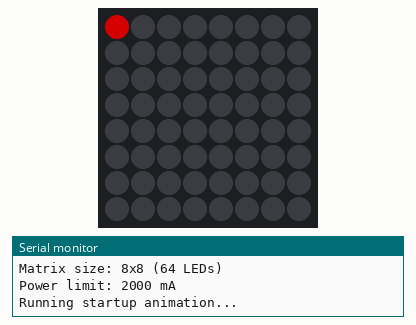
Recording of a sketch running on a simulated ESP32. Shown: 8×8 RGB LED matrix (first LED top left, wired row by row), the last lines printed to the serial monitor. Dim RGB values are drawn brighter than linear; WiFi joins after 1.5 s; servers stay silent unless stated.

Above: at 1.1 s.
At 1.7 s:
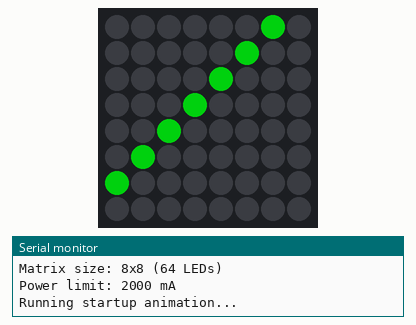
At 2.3 s:
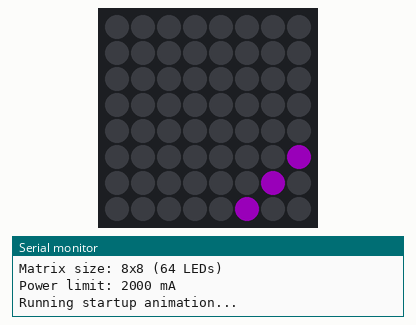
At 4.7 s:
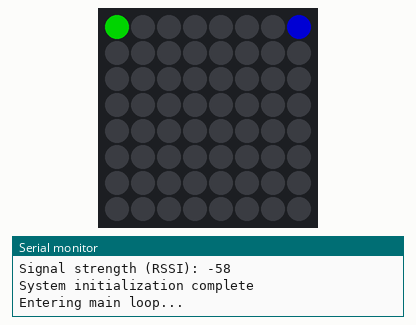

The sketch:

esp32_led_matrix_core.ino
```cpp
/*
 * ESP32 LED Matrix Core Firmware
 * Blockchain-responsive LED advertising board with WS2812B matrix
 *
 * Features:
 * - WiFi connection management with auto-reconnect
 * - FastLED integration for WS2812B matrix control
 * - Grid-based coordinate system for tile addressing
 * - Color setting functions with brightness control
 * - Modular architecture ready for REST API integration
 *
 * Hardware:
 * - ESP32 DevKit V1 or similar
 * - WS2812B LED matrix (configurable size)
 * - External 5V power supply for large matrices
 * - 470ohm resistor between ESP32 data pin and LED strip
 * - 1000uF capacitor across power supply for stability
 */

#include <WiFi.h>
#include <FastLED.h>

// ===== CONFIGURATION =====
// WiFi credentials
const char* WIFI_SSID = "YOUR_WIFI_SSID";
const char* WIFI_PASSWORD = "YOUR_WIFI_PASSWORD";

// LED Matrix Configuration
#define LED_PIN         2       // GPIO pin connected to WS2812B data line
#define LED_TYPE        WS2812B
#define COLOR_ORDER     GRB
#define MATRIX_WIDTH    8       // Number of tiles horizontally
#define MATRIX_HEIGHT   8       // Number of tiles vertically
#define NUM_LEDS        (MATRIX_WIDTH * MATRIX_HEIGHT)
#define BRIGHTNESS      128     // Global brightness (0-255)
#define FRAMES_PER_SECOND 60

// Power management
#define MAX_MILLIAMPS   2000    // Limit power draw for safety

// Matrix layout - adjust based on your wiring pattern
#define MATRIX_SERPENTINE true  // Set to false if matrix is not serpentine wired

// ===== GLOBAL VARIABLES =====
CRGB leds[NUM_LEDS];
bool wifiConnected = false;
unsigned long lastWiFiCheck = 0;
const unsigned long WIFI_CHECK_INTERVAL = 30000; // Check WiFi every 30 seconds

// ===== CORE FUNCTIONS =====

/**
 * Initialize WiFi connection
 * Connects to specified network with automatic retry
 */
void setupWiFi() {
  WiFi.mode(WIFI_STA);
  WiFi.begin(WIFI_SSID, WIFI_PASSWORD);

  Serial.print("Connecting to WiFi");
  int attempts = 0;
  while (WiFi.status() != WL_CONNECTED && attempts < 20) {
    delay(500);
    Serial.print(".");
    attempts++;
  }

  if (WiFi.status() == WL_CONNECTED) {
    wifiConnected = true;
    Serial.println();
    Serial.println("WiFi connected successfully!");
    Serial.print("IP address: ");
    Serial.println(WiFi.localIP());
    Serial.print("Signal strength (RSSI): ");
    Serial.println(WiFi.RSSI());
  } else {
    wifiConnected = false;
    Serial.println();
    Serial.println("WiFi connection failed. Operating in offline mode.");
  }
}

/**
 * Check WiFi connection status and reconnect if needed
 */
void checkWiFiConnection() {
  if (millis() - lastWiFiCheck > WIFI_CHECK_INTERVAL) {
    lastWiFiCheck = millis();

    if (WiFi.status() != WL_CONNECTED && wifiConnected) {
      Serial.println("WiFi connection lost. Attempting to reconnect...");
      wifiConnected = false;
      WiFi.reconnect();
    } else if (WiFi.status() == WL_CONNECTED && !wifiConnected) {
      wifiConnected = true;
      Serial.println("WiFi reconnected successfully!");
      Serial.print("IP address: ");
      Serial.println(WiFi.localIP());
    }
  }
}

/**
 * Initialize LED matrix
 * Sets up FastLED library and applies power/thermal management
 */
void setupLEDs() {
  // Initialize FastLED
  FastLED.addLeds<LED_TYPE, LED_PIN, COLOR_ORDER>(leds, NUM_LEDS)
    .setCorrection(TypicalLEDStrip)
    .setTemperature(DirectSunlight);

  // Set brightness and power limits
  FastLED.setBrightness(BRIGHTNESS);
  FastLED.setMaxPowerInVoltsAndMilliamps(5, MAX_MILLIAMPS);

  // Clear all LEDs on startup
  FastLED.clear();
  FastLED.show();

  Serial.println("LED matrix initialized");
  Serial.printf("Matrix size: %dx%d (%d LEDs)\n", MATRIX_WIDTH, MATRIX_HEIGHT, NUM_LEDS);
  Serial.printf("Power limit: %d mA\n", MAX_MILLIAMPS);

  // Test pattern - brief startup animation
  startupAnimation();
}

/**
 * Convert 2D grid coordinates to 1D LED index
 * Handles serpentine wiring pattern common in LED matrices
 *
 * @param x Horizontal coordinate (0 to MATRIX_WIDTH-1)
 * @param y Vertical coordinate (0 to MATRIX_HEIGHT-1)
 * @return LED index in the strip, or -1 if coordinates are invalid
 */
int getPixelIndex(int x, int y) {
  // Boundary check
  if (x < 0 || x >= MATRIX_WIDTH || y < 0 || y >= MATRIX_HEIGHT) {
    return -1;
  }

  int index;

  if (MATRIX_SERPENTINE) {
    // Serpentine wiring: odd rows are reversed
    if (y % 2 == 0) {
      // Even rows: left to right
      index = y * MATRIX_WIDTH + x;
    } else {
      // Odd rows: right to left
      index = y * MATRIX_WIDTH + (MATRIX_WIDTH - 1 - x);
    }
  } else {
    // Non-serpentine: all rows left to right
    index = y * MATRIX_WIDTH + x;
  }

  return index;
}

/**
 * Set color of a specific tile/pixel
 *
 * @param x Horizontal coordinate
 * @param y Vertical coordinate
 * @param color CRGB color object
 * @return true if pixel was set successfully, false if coordinates invalid
 */
bool setPixel(int x, int y, CRGB color) {
  int index = getPixelIndex(x, y);
  if (index >= 0 && index < NUM_LEDS) {
    leds[index] = color;
    return true;
  }
  return false;
}

/**
 * Set color of a specific tile using RGB values
 *
 * @param x Horizontal coordinate
 * @param y Vertical coordinate
 * @param r Red value (0-255)
 * @param g Green value (0-255)
 * @param b Blue value (0-255)
 * @return true if pixel was set successfully
 */
bool setPixelRGB(int x, int y, uint8_t r, uint8_t g, uint8_t b) {
  return setPixel(x, y, CRGB(r, g, b));
}

/**
 * Set color of a specific tile using HSV values
 *
 * @param x Horizontal coordinate
 * @param y Vertical coordinate
 * @param h Hue value (0-255)
 * @param s Saturation value (0-255)
 * @param v Value/brightness (0-255)
 * @return true if pixel was set successfully
 */
bool setPixelHSV(int x, int y, uint8_t h, uint8_t s, uint8_t v) {
  return setPixel(x, y, CHSV(h, s, v));
}

/**
 * Clear all pixels to black
 */
void clearMatrix() {
  FastLED.clear();
}

/**
 * Update the LED matrix display
 * Call this after setting pixel colors to make changes visible
 */
void updateDisplay() {
  FastLED.show();
}

/**
 * Set brightness of the entire matrix
 *
 * @param brightness Brightness level (0-255)
 */
void setBrightness(uint8_t brightness) {
  FastLED.setBrightness(brightness);
}

/**
 * Fill entire matrix with a single color
 *
 * @param color CRGB color to fill with
 */
void fillMatrix(CRGB color) {
  fill_solid(leds, NUM_LEDS, color);
}

/**
 * Fill a rectangular region with a color
 *
 * @param x1 Start x coordinate
 * @param y1 Start y coordinate
 * @param x2 End x coordinate
 * @param y2 End y coordinate
 * @param color Fill color
 */
void fillRect(int x1, int y1, int x2, int y2, CRGB color) {
  for (int y = y1; y <= y2; y++) {
    for (int x = x1; x <= x2; x++) {
      setPixel(x, y, color);
    }
  }
}

/**
 * Startup animation to test the matrix
 * Brief rainbow sweep across the matrix
 */
void startupAnimation() {
  Serial.println("Running startup animation...");

  // Rainbow sweep
  for (int frame = 0; frame < MATRIX_WIDTH + MATRIX_HEIGHT; frame++) {
    clearMatrix();

    for (int y = 0; y < MATRIX_HEIGHT; y++) {
      for (int x = 0; x < MATRIX_WIDTH; x++) {
        if (x + y == frame) {
          uint8_t hue = map(frame, 0, MATRIX_WIDTH + MATRIX_HEIGHT - 1, 0, 255);
          setPixelHSV(x, y, hue, 255, 255);
        }
      }
    }

    updateDisplay();
    delay(100);
  }

  // Brief pause, then clear
  delay(500);
  clearMatrix();
  updateDisplay();

  Serial.println("Startup animation complete");
}

/**
 * Demo pattern for testing
 * Creates a moving rainbow wave
 */
void rainbowDemo() {
  static uint8_t hue_offset = 0;

  for (int y = 0; y < MATRIX_HEIGHT; y++) {
    for (int x = 0; x < MATRIX_WIDTH; x++) {
      uint8_t hue = hue_offset + (x * 256 / MATRIX_WIDTH) + (y * 256 / MATRIX_HEIGHT);
      setPixelHSV(x, y, hue, 255, 255);
    }
  }

  updateDisplay();
  hue_offset += 2;
  delay(50);
}

/**
 * System status indicator
 * Shows WiFi connection status on corner pixels
 */
void updateStatusIndicators() {
  // WiFi status indicator in top-left corner
  if (wifiConnected) {
    setPixelRGB(0, 0, 0, 255, 0); // Green for connected
  } else {
    setPixelRGB(0, 0, 255, 0, 0); // Red for disconnected
  }

  // System heartbeat in top-right corner
  static unsigned long lastBlink = 0;
  static bool blinkState = false;

  if (millis() - lastBlink > 1000) {
    lastBlink = millis();
    blinkState = !blinkState;

    if (blinkState) {
      setPixelRGB(MATRIX_WIDTH - 1, 0, 0, 0, 255); // Blue heartbeat
    } else {
      setPixelRGB(MATRIX_WIDTH - 1, 0, 0, 0, 0);   // Off
    }
  }
}

// ===== MAIN PROGRAM =====

void setup() {
  // Initialize serial communication
  Serial.begin(115200);
  delay(1000);

  Serial.println("=================================");
  Serial.println("ESP32 LED Matrix Core Firmware");
  Serial.println("Blockchain-Responsive LED Board");
  Serial.println("=================================");

  // Initialize hardware
  setupLEDs();
  setupWiFi();

  Serial.println("System initialization complete");
  Serial.println("Entering main loop...");
  Serial.println();
}

void loop() {
  // Core system maintenance
  checkWiFiConnection();
  updateStatusIndicators();

  // Demo mode when not receiving external commands
  // This will be replaced by REST API handling in the next phase
  static unsigned long lastDemo = 0;
  if (millis() - lastDemo > 100) {
    lastDemo = millis();

    // Run rainbow demo
    // rainbowDemo();

    // For now, just update the display with status indicators
    updateDisplay();
  }

  // Small delay to prevent watchdog reset
  delay(10);
}

/**
 * Utility function to print matrix configuration
 * Useful for debugging coordinate mapping
 */
void printMatrixInfo() {
  Serial.println("Matrix Configuration:");
  Serial.printf("  Size: %dx%d pixels\n", MATRIX_WIDTH, MATRIX_HEIGHT);
  Serial.printf("  Total LEDs: %d\n", NUM_LEDS);
  Serial.printf("  Serpentine: %s\n", MATRIX_SERPENTINE ? "Yes" : "No");
  Serial.printf("  LED Type: WS2812B\n");
  Serial.printf("  Data Pin: GPIO%d\n", LED_PIN);
  Serial.printf("  Max Power: %d mA\n", MAX_MILLIAMPS);
  Serial.println();

  // Print coordinate mapping for first few pixels
  Serial.println("Coordinate Mapping (first 16 pixels):");
  for (int y = 0; y < min(4, MATRIX_HEIGHT); y++) {
    for (int x = 0; x < min(4, MATRIX_WIDTH); x++) {
      int index = getPixelIndex(x, y);
      Serial.printf("(%d,%d)->%d  ", x, y, index);
    }
    Serial.println();
  }
  Serial.println();
}
```
